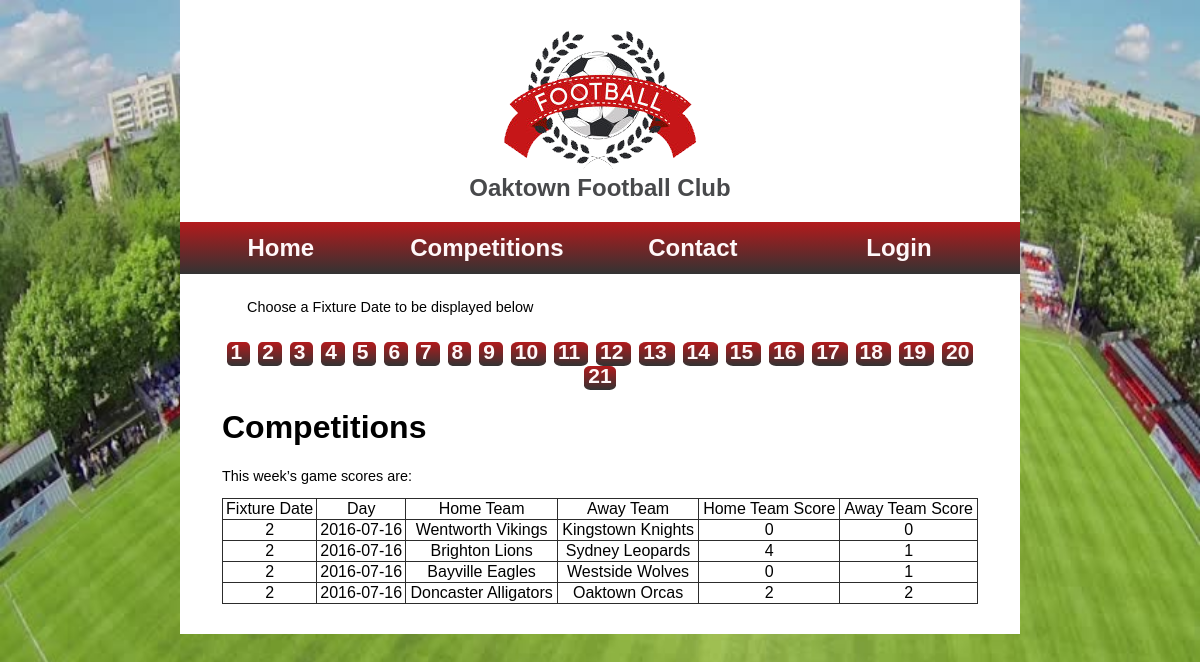
Screenshot of /competitions.php?fixture_date=2 with the database file from the repository.
### tables this page shows
CREATE TABLE `fixture` (
  `Match_ID` int(10) UNSIGNED NOT NULL,
  `Home_team` int(10) UNSIGNED NOT NULL,
  `Away_team` int(10) UNSIGNED NOT NULL,
  `Fixture_date` int(10) UNSIGNED NOT NULL,
  `Date` date DEFAULT NULL,
  `Home_team_goals` int(10) UNSIGNED DEFAULT NULL,
  `Away_team_goals` int(10) UNSIGNED DEFAULT NULL
);

CREATE TABLE `team` (
  `ID` int(10) UNSIGNED NOT NULL,
  `Name` varchar(50) NOT NULL,
  `Logo` blob
);

### competitions.php (the view, shortened to what this page needs)
<?php
function getFixture($fixture_date) {
    try {
        $matches = [];
        $conn = new PDO("mysql:host=" . $GLOBALS['servername'] . ";dbname=oaktown_fc", $GLOBALS['username'], $GLOBALS['password']);
        $conn->setAttribute(PDO::ATTR_ERRMODE, PDO::ERRMODE_EXCEPTION);
        $statement = $conn->query("SELECT fixture.Match_ID, team_home.name AS home_team_name, team_away.name AS away_team_name, fixture.Date, fixture.Home_team_goals, fixture.Away_team_goals FROM fixture INNER JOIN team AS team_home ON fixture.Home_team = team_home.ID INNER JOIN team AS team_away ON fixture.Away_team = team_away.ID WHERE fixture.Fixture_date = " . $fixture_date);
        while($result = $statement->fetch(PDO::FETCH_ASSOC)){
            array_push($matches, $result);
        }
    }
    catch(PDOException $e) {
        echo "An error occurred: " . $e->getMessage();
    }
    return $matches;
}
if (isset($_GET['fixture_date'])){
    $get_fixture_date = $_GET['fixture_date'];
}else{
    $get_fixture_date = 1;
}
$result_matches = getFixture($get_fixture_date);
?>
<!DOCTYPE html>
<html>
<head>
	<link rel="stylesheet" type="text/css" href="css/style.css">
</head>
<body>
	<div id="wrapper">
		<header>
			<a href="index.html"><img src="images/logo.png" alt="logo of oaktown football club"/></a>
			<h2>Oaktown Football Club</h2>
		</header>
		<nav>
			<ul>
				<li><a href="index.html">Home</a></li>
				<li><a href="competitions.php">Competitions</a></li>
				<li><a href="contact.html">Contact</a></li>
				<li><a href="login.php">Login</a></li>
			</ul>
		</nav>
		<div id="content">
            <p class="content_description">Choose a Fixture Date to be displayed below</p>
            <div id="fixture">
                <div class="fixture_date">
                    <a href="competitions.php?fixture_date=1">1</a>
                </div>
                <div class="fixture_date">
                    <a href="competitions.php?fixture_date=2">2</a>
                </div>
                <div class="fixture_date">
                    <a href="competitions.php?fixture_date=3">3</a>
                </div>
                <div class="fixture_date">
                    <a href="competitions.php?fixture_date=4">4</a>
                </div>
                <div class="fixture_date">
                    <a href="competitions.php?fixture_date=5">5</a>
                </div>
                <div class="fixture_date">
                    <a href="competitions.php?fixture_date=6">6</a>
                </div>
                <div class="fixture_date">
                    <a href="competitions.php?fixture_date=7">7</a>
                </div>
                <div class="fixture_date">
                    <a href="competitions.php?fixture_date=8">8</a>
                </div>
                <div class="fixture_date">
                    <a href="competitions.php?fixture_date=9">9</a>
                </div>
                <div class="fixture_date">
                    <a href="competitions.php?fixture_date=10">10</a>
                </div>
                <div class="fixture_date">
                    <a href="competitions.php?fixture_date=11">11</a>
                </div>
                <div class="fixture_date">
                    <a href="competitions.php?fixture_date=12">12</a>
                </div>
                <div class="fixture_date">
                    <a href="competitions.php?fixture_date=13">13</a>
                </div>
                <div class="fixture_date">
                    <a href="competitions.php?fixture_date=14">14</a>
                </div>
                <div class="fixture_date">
                    <a href="competitions.php?fixture_date=15">15</a>
                </div>
                <div class="fixture_date">
                    <a href="competitions.php?fixture_date=16">16</a>
                </div>
                <div class="fixture_date">
                    <a href="competitions.php?fixture_date=17">17</a>
                </div>
                <div class="fixture_date">
                    <a href="competitions.php?fixture_date=18">18</a>
                </div>
                <div class="fixture_date">
                    <a href="competitions.php?fixture_date=19">19</a>
                </div>
                <div class="fixture_date">
                    <a href="competitions.php?fixture_date=20">20</a>
                </div>
                <div class="fixture_date">
                    <a href="competitions.php?fixture_date=21">21</a>
                </div>
            </div>
			<h1>Competitions</h1>
			<p>This week’s game scores are:</p>
			<table id="competitions">
				<thead>
                    <tr>
                        <td>Fixture Date</td>
                        <td>Day</td>
                        <td>Home Team</td>
                        <td>Away Team</td>
                        <td>Home Team Score</td>
                        <td>Away Team Score</td>
                    </tr>
                </thead>
                <tbody>
                <?php for($i=0;$i<count($result_matches);$i++){ ?>
                    <?php $match = $result_matches[$i]; ?>
                    <tr>
                        <td><?php echo $get_fixture_date; ?></td>
                        <td><?php echo $match["Date"]; ?></td>
                        <td><?php echo $match["home_team_name"]; ?></td>
                        <td><?php echo $match["away_team_name"]; ?></td>
                        <td><?php echo $match["Home_team_goals"]; ?></td>
                        <td><?php echo $match["Away_team_goals"]; ?></td>
                    </tr>
                <?php } ?>
                </tbody>
			</table>
		</div>
	</div>
</body>
</html>

### css/style.css (style rules this page uses)
body { background-image: url("../images/footballField.jpg"); background-repeat: no-repeat; background-attachment: fixed; background-size: 100% 100%; margin: 0; font-family: Arial, Gadget, sans-serif; }
#wrapper { background-color: #fff; width: 70%; margin: 0 auto; padding: 30px 0; }
#content { padding: 0 5%; overflow: auto; }
h2 { color: #48494b; font-family: Tahoma, Geneva, sans-serif; }
header { text-align: center; }
header h2 { margin-top: 0; }
p { font-size: 0.9em; }
nav, #submit, .fixture_date, .button { background: #aa1c1b; background: -webkit-linear-gradient(#b41a1c, #333); background: -o-linear-gradient(#b41a1c, #333); background: -moz-linear-gradient(#b41a1c, #333); background: linear-gradient(#b41a1c, #333); }
nav { display: table; height: 52px; width: 100%; }
nav ul { padding-left: 0; display: table-cell; vertical-align: middle; }
nav li { list-style-type: none; display: inline-block; width: 24%; text-align: center; }
nav a, .fixture_date a { font-size: 1.5em; font-weight: bold; text-decoration: none; color: #fff8f9; }
table { border-collapse: collapse; }
td, th { border: 1px #2c2c2c solid; }
#competitions { width: 100%; text-align: center; }
#fixture { text-align: center; }
#fixture .fixture_date { color: #fff; cursor: pointer; display: inline; font-size: 14px; margin: 4px; padding: 4px; border-radius: 20%; }
#content .content_description { margin: 25px; }

### rows the page displays
fixture: Date "2016-07-16", Home_team.Name "Wentworth Vikings", Away_team.Name "Kingstown Knights", Home_team_goals "0", Away_team_goals "0"
fixture: Date "2016-07-16", Home_team.Name "Brighton Lions", Away_team.Name "Sydney Leopards", Home_team_goals "4", Away_team_goals "1"
fixture: Date "2016-07-16", Home_team.Name "Bayville Eagles", Away_team.Name "Westside Wolves", Home_team_goals "0", Away_team_goals "1"
fixture: Date "2016-07-16", Home_team.Name "Doncaster Alligators", Away_team.Name "Oaktown Orcas", Home_team_goals "2", Away_team_goals "2"
